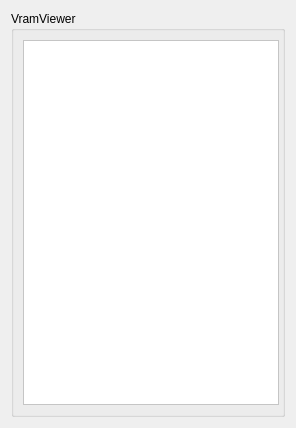
<?xml version="1.0" encoding="UTF-8"?>
<ui version="4.0">
 <class>VramViewer</class>
 <widget class="QWidget" name="VramViewer">
  <property name="geometry">
   <rect>
    <x>0</x>
    <y>0</y>
    <width>296</width>
    <height>428</height>
   </rect>
  </property>
  <property name="minimumSize">
   <size>
    <width>256</width>
    <height>256</height>
   </size>
  </property>
  <property name="windowTitle">
   <string>Form</string>
  </property>
  <property name="styleSheet">
   <string notr="true"/>
  </property>
  <layout class="QHBoxLayout" name="horizontalLayout_2">
   <item>
    <widget class="QGroupBox" name="groupBox">
     <property name="minimumSize">
      <size>
       <width>256</width>
       <height>256</height>
      </size>
     </property>
     <property name="title">
      <string>VramViewer</string>
     </property>
     <layout class="QHBoxLayout" name="horizontalLayout">
      <item>
       <widget class="QFrame" name="frame">
        <property name="minimumSize">
         <size>
          <width>256</width>
          <height>256</height>
         </size>
        </property>
        <property name="styleSheet">
         <string notr="true">background-color: white;</string>
        </property>
        <property name="frameShape">
         <enum>QFrame::StyledPanel</enum>
        </property>
        <property name="frameShadow">
         <enum>QFrame::Raised</enum>
        </property>
       </widget>
      </item>
     </layout>
    </widget>
   </item>
  </layout>
 </widget>
 <resources/>
 <connections/>
</ui>
